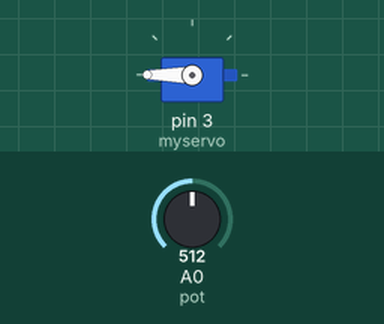
The sketch below on a simulated Arduino Uno, built with avr-gcc and run on an emulated ATmega328P. Shown: servo. Inputs (shaded band) come from the test bench; at power-on: A0 (pot) = 512. What the sketch prints to the serial monitor is not drawn.

Above: at 1.2 s.
1.3 s: A0 (pot) set to 259
2.8 s: A0 (pot) set to 244
At 3.3 s:
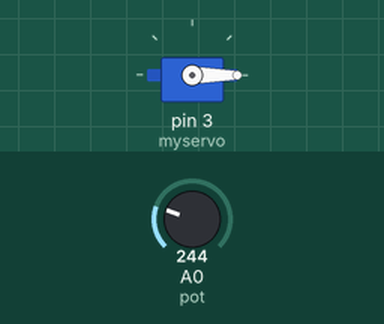
4.3 s: A0 (pot) set to 493
5.8 s: A0 (pot) set to 516
At 6.9 s:
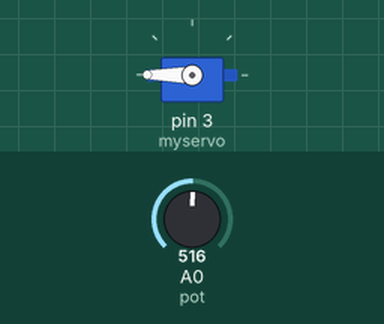
7.3 s: A0 (pot) set to 240
At 8.0 s:
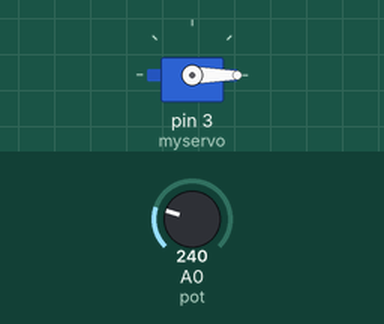
Timing chart, 0 to 9.8 s (numbered marks = the images above; inputs shaded):
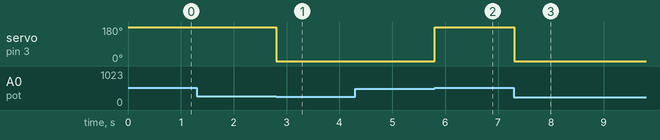

Measured:
- the behaviour switches between 251 and 250 on A0 (pot) (found by bisection; images 0 and 1)
- the behaviour switches between 499 and 500 on A0 (pot) (found by bisection; images 1 and 2)
- after the input at 1.3 s, every drawn part: stays the same
- after the input at 2.8 s, servo on pin 3 (myservo): 180° → 0° at once
- after the input at 4.3 s, every drawn part: stays the same
- after the input at 5.8 s, servo on pin 3 (myservo): 0° → 180° at once
- after the input at 7.3 s, servo on pin 3 (myservo): 180° → 0° at once

The sketch:

test_hand.ino
```cpp
#include <Servo.h>
Servo myservo ;
const int pot = A0;
int val;
void setup()
{
myservo.attach(3);  // put your setup code here, to run once:
Serial.begin(9600);
}

void loop()
{
  val = analogRead(pot);
  Serial.print(val);
  if (val >= 500 )
  {

    myservo.write(180);

    }
if (val <= 250)
{

  myservo.write(0);
 }
}
```
